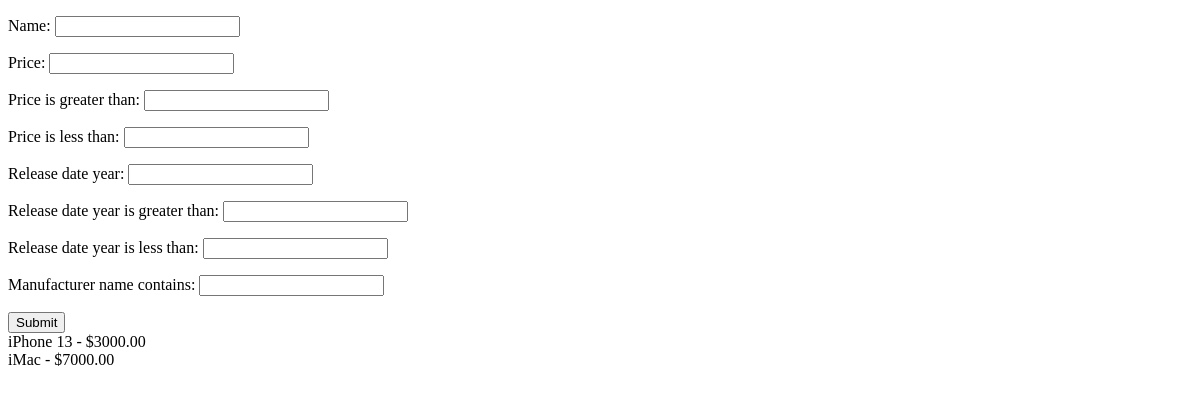
Before: /django_filter/list_1/ with the older database file.
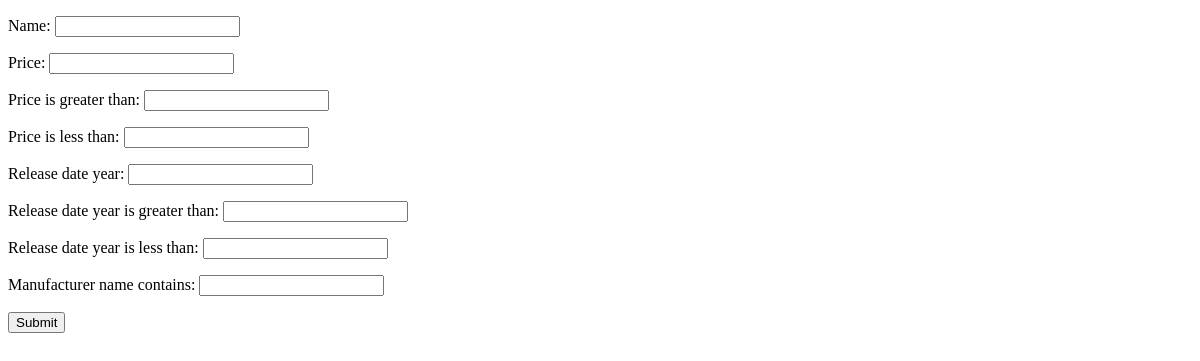
After: the same page with the newer database file.
### app_django_filter/models.py (models this page shows, shortened)
class Product(models.Model):
    name = models.CharField(max_length=255)
    price = models.DecimalField(max_digits=10, decimal_places=2)
    description = models.TextField()
    release_date = models.DateField()
    manufacturer = models.ForeignKey(
        Manufacturer, on_delete=models.CASCADE)

### app_django_filter/views.py (the view)
# urls.py: path('list_1/', product_list),
def product_list(request):
    f = ProductFilter(request.GET, queryset=Product.objects.all())
    return render(request, 'app_django_filter/template.html', {'filter': f})

### templates/app_django_filter/template.html
{% extends "app_django_filter/base.html" %}
{% block content %}
<form method="get">
	{{ filter.form.as_p }}
	<input type="submit"/>
</form>
{% for obj in filter.qs %}
{{ obj.name }} - ${{ obj.price }}<br/>
{% endfor %}
{% endblock %}

### templates/app_django_filter/base.html (shortened to what this page needs)
<!DOCTYPE html>
<html lang="en">
<head>
</head>
<body>
{% block content %}
{% endblock %}
</body>
</html>

Changed rows visible on the page:
removed Product: name "iPhone 13", price "3000.00"
removed Product: name "iMac", price "7000.00"
